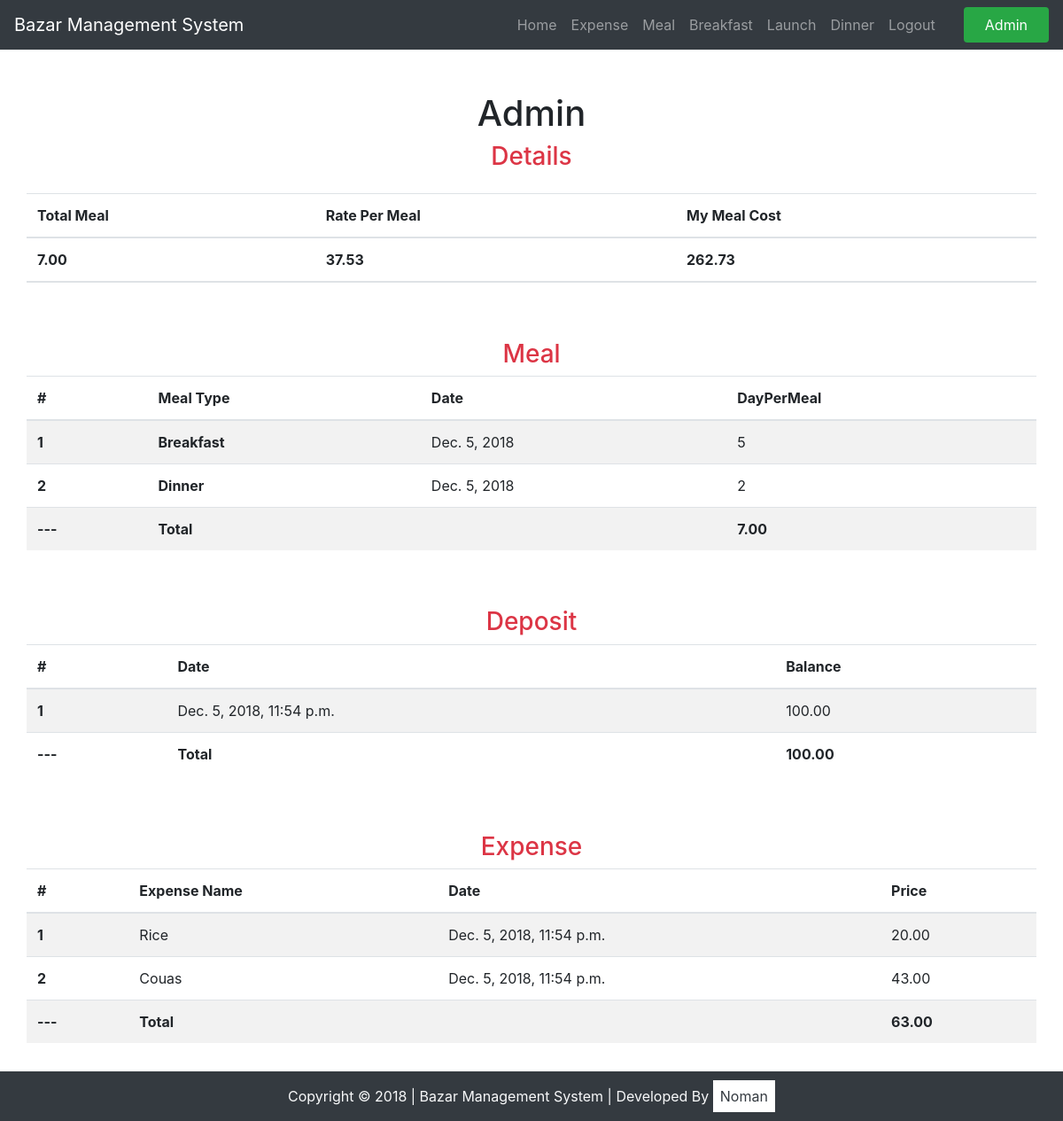
Page /dashbroad/admin (signed in) on the committed database.
### messApp/models.py (models this page shows, shortened)
class Meal(models.Model):
    member = models.ForeignKey(User, models.CASCADE)
    meal_type = models.CharField(max_length=20, choices=MEAL_TIME, blank=True, null=True)
    total = models.PositiveIntegerField()
    date = models.DateField(auto_now=False, auto_now_add=False, default=timezone.now)
    class Meta:
        verbose_name_plural = 'Meal'
        verbose_name = 'Meal By'

class Deposit(models.Model):
    member = models.ForeignKey(User, on_delete=models.CASCADE)
    total = models.DecimalField(decimal_places=2, max_digits=10)
    date = models.DateField(auto_now=False, auto_now_add=False, default=timezone.now)
    timestimp = models.DateTimeField(auto_now_add=True)

class Expense(models.Model):
    meal_type = models.CharField(max_length=20, choices=MEAL_TIME, blank=True, null=True, verbose_name="Expense Type")
    buyer = models.ForeignKey(User, on_delete=models.CASCADE)
    name = models.CharField(max_length=250, verbose_name="Item Name")
    price = models.DecimalField(decimal_places=2, max_digits=8)
    details = models.TextField(blank=True)
    date = models.DateField(auto_now=False, auto_now_add=False, default=timezone.now)
    timestimp = models.DateTimeField(auto_now=False, auto_now_add=True)
    active = models.BooleanField(default=True)
    objects = ExpenseManager()

### messApp/views.py (the view)
# urls.py: path('dashbroad/<username>', views.member_dashbroad, name="dash_broad"),
@login_required(login_url='account:login')
def member_dashbroad(request, username):
    template_name ='messapp/dashbroad.html'
    self_total_meal = Meal.objects.filter(date__month=current_month, date__year=current_year, member__username=username).aggregate(Sum('total'))['total__sum']
    total_expense = Expense.objects.filter(date__month=current_month, date__year=current_year).aggregate(Sum('price'))['price__sum']
    total_meal = Meal.objects.filter(date__month=current_month, date__year=current_year).aggregate(Sum('total'))['total__sum']
    print(request.user.username)
    self_expense_obj = Expense.objects.filter(date__month=current_month, date__year=current_year, buyer_id__username=username)
    self_expense_total = Expense.objects.filter(date__month=current_month, date__year=current_year, buyer_id__username=username).aggregate(Sum('price'))['price__sum']
    self_deposit_obj = Deposit.objects.filter(date__month=current_month, date__year=current_year,
                                              member__username=username)
    self_deposit_total = Deposit.objects.filter(date__month=current_month, date__year=current_year,
                                              member__username=username).aggregate(Sum('total'))['total__sum']
    self_meal_obj = Meal.objects.filter(date__month=current_month, date__year=current_year,
                                              member__username=username)
    self_meal_total = Meal.objects.filter(date__month=current_month, date__year=current_year,
                                              member__username=username).aggregate(Sum('total'))['total__sum']
    if total_expense and total_meal is not None:
        rate_per_meal = total_expense / total_meal
    else:
        rate_per_meal = 0
    if self_total_meal and rate_per_meal is not None:
        self_meal_cost = self_total_meal * rate_per_meal
    else:
        self_meal_cost = "Nothing"
    context = {
        "self_total_meal": self_total_meal,
        "self_meal_cost": self_meal_cost,
        "rate_per_meal": rate_per_meal,
        "self_expense_obj": self_expense_obj,
        'self_expense_total': self_expense_total,
        "self_deposit_obj": self_deposit_obj,
        "self_deposit_total": self_deposit_total,
        "self_meal_obj": self_meal_obj,
        "self_meal_total": self_meal_total
    }
    return render(request, template_name, context)

### messApp/models.py (called while the page is built)
    def get_queryset(self):
        return ExpenseQuerySet(self.model, using=self._db)

### messApp/templates/messapp/dashbroad.html (shortened to what this page needs)
{% extends 'base.html' %}
{% load static %}
    {% block content %}
    <section class="pt-5 pb-3">
        <div class="container">
            <div class="row justify-content-center">
                <h1>{{ request.user.username|title }}</h1>
            </div>
             <div class="row justify-content-center mb-5">
                <table class="table table-striped">
                    <h3 class="text-center text-danger mb-4">Details</h3>
                  <thead>
                    <tr>
                      <th scope="col">Total Meal</th>
                      <th scope="col">Rate Per Meal</th>
                      <th scope="col">My Meal Cost</th>
                    </tr>
                  <tr>
                      <th scope="col">{{ self_total_meal|floatformat:2 }}</th>
                      <th scope="col">{{ rate_per_meal|floatformat:2 }}</th>
                      <th scope="col">{{ self_meal_cost|floatformat:2 }}</th>
                    </tr>
                  </thead>
                </table>
            </div>
            <div class="row justify-content-center mb-5">
                <table class="table table-striped">
                    <h3 class="text-center text-danger">Meal</h3>
                  <thead>
                    <tr>
                      <th scope="col">#</th>
                      <th scope="col">Meal Type</th>
                      <th scope="col">Date</th>
                      <th scope="col">DayPerMeal</th>
                    </tr>
                  </thead>
                  <tbody>
                    {% for obj in self_meal_obj %}
                    <tr>
                      <th scope="row">{{ forloop.counter }}</th>
                      <th>{{ obj.meal_type|title }}</th>
                      <td>{{ obj.date }}</td>
                      <td>{{ obj.total }}</td>
                    </tr>
                    {% endfor %}
                     <tr>
                      <th scope="row">---</th>
                      <td><strong>Total</strong></td>
                      <td></td>
                      <td><strong>{{ self_meal_total|floatformat:2 }}</strong></td>
                    </tr>
                  </tbody>
                </table>
            </div>
            <div class="row justify-content-center mb-5">
                <table class="table table-striped">
                    <h3 class="text-center text-danger">Deposit</h3>
                  <thead>
                    <tr>
                      <th scope="col">#</th>
                      <th scope="col">Date</th>
                      <th scope="col">Balance</th>
                    </tr>
                  </thead>
                  <tbody>
                    {% for obj in self_deposit_obj %}
                    <tr>
                      <th scope="row">{{ forloop.counter }}</th>
                      <td>{{ obj.timestimp }}</td>
                      <td>{{ obj.total }}</td>
                    </tr>
                    {% endfor %}
                     <tr>
                      <th scope="row">---</th>
                      <td><strong>Total</strong></td>
                      <td><strong>{{ self_deposit_total|floatformat:2 }}</strong></td>
                    </tr>
                  </tbody>
                </table>
            </div>
            <div class="row justify-content-center">
                <table class="table table-striped">
                    <h3 class="text-center text-danger">Expense</h3>
                  <thead>
                    <tr>
                      <th scope="col">#</th>
                      <th scope="col">Expense Name</th>
                      <th scope="col">Date</th>
                      <th scope="col">Price</th>
                    </tr>
                  </thead>
                  <tbody>
                    {% for expense in self_expense_obj %}
                    <tr>
                      <th scope="row">{{ forloop.counter }}</th>
                      <td>{{ expense.name|title }}</td>
                      <td>{{ expense.timestimp }}</td>
                      <td>{{ expense.price }}</td>
                    </tr>
                    {% endfor %}
                     <tr>
                      <th scope="row">---</th>
                      <td><strong>Total</strong></td>
                      <td></td>
                      <td><strong>{{ self_expense_total|floatformat:2 }}</strong></td>
                    </tr>
                  </tbody>
                </table>
            </div>
        </div>
    </section>
    {% endblock %}

### templates/base.html (shortened to what this page needs)
<!doctype html>
<html lang="en">{% load static %}
  <head>
    <link rel="stylesheet" href="https://stackpath.bootstrapcdn.com/bootstrap/4.1.3/css/bootstrap.min.css">
  </head>
  <body>
    {% url "messapp:index" as index_url %}
    {% url "messapp:dash_broad" username=request.user as dashbroad_url %}
    {% url "messapp:expense" as expense_url %}
    {% url "messapp:breakfast" as breakfast_url %}
    {% url "messapp:launch" as launch_url %}
    {% url "messapp:dinner" as dinner_url %}
    {% url "messapp:meal" as meal_url %}
    {% url "messapp:balance" as balance_url %}
        <nav class="navbar navbar-expand-lg navbar-dark bg-dark">
          <a class="navbar-brand" href="{{ index_url }}">Bazar Management System</a>
          <div class="collapse navbar-collapse ml-auto" id="navbarSupportedContent">
            <ul class="navbar-nav ml-auto">
              <li class="nav-item {% if request.path == index_url %}active{% endif%}">
                <a class="nav-link" href="{{ index_url }}">Home <span class="sr-only">(current)</span></a>
              </li>
                <li class="nav-item {% if request.path == expense_url %}active{% endif%}">
                <a class="nav-link" href="{{ expense_url }}">Expense</a>
              </li>
              <li class="nav-item {% if request.path == meal_url %}active{% endif%}">
                <a class="nav-link" href="{{ meal_url }}">Meal</a>
              </li>
              <li class="nav-item {% if request.path == breakfast_url %}active{% endif%}">
                <a class="nav-link" href="{{ breakfast_url }}">Breakfast</a>
              </li>
              <li class="nav-item {% if request.path == launch_url %}active{% endif%}">
                <a class="nav-link" href="{{ launch_url }}">Launch</a>
              </li>
              <li class="nav-item {% if request.path == dinner_url %}active{% endif%}">
                <a class="nav-link" href="{{ dinner_url }}">Dinner</a>
              </li>
              {% if request.user.is_authenticated %}
                <li class="nav-item ">
                  <a class="nav-link" href="{% url 'account:logout' %}">Logout</a>
                </li>
                <li class="nav-item ml-4 {% if request.path == dashbroad_url %}active{% endif%}">
                  <a class="nav-link py-2 px-4 bg-success text-white rounded" href="{{ dashbroad_url }}">{{ request.user|title }}</a>
                </li>
              {% endif %}
            </ul>
          </div>
      </nav>
    {% block content %}
    {% endblock %}
    <footer class="bg-dark pt-3 pb-3">
      <div class="container">
        <div class="row">
              <p class="text-light mb-0 mx-auto">Copyright © 2018 | Bazar Management System | Developed By <span class="bg-white text-dark p-2">Noman</span></p>
        </div>
      </div>
    </footer>
  </body>
</html>

### rows in the picture
Meal: meal_type "Breakfast", date "Dec. 5, 2018", total "5"
Meal: meal_type "Dinner", date "Dec. 5, 2018", total "2"
Deposit: timestimp "Dec. 5, 2018, 11:54 p.m.", total "100.00"
Expense: name "Rice", timestimp "Dec. 5, 2018, 11:54 p.m.", price "20.00"
Expense: name "Couas", timestimp "Dec. 5, 2018, 11:54 p.m.", price "43.00"

### other values in the picture
{{ request.user|title }} "Admin"
{{ request.user.username|title }} "Admin"
{{ self_total_meal|floatformat:2 }} "7.00"
{{ rate_per_meal|floatformat:2 }} "37.53"
{{ self_meal_cost|floatformat:2 }} "262.73"
{{ self_meal_total|floatformat:2 }} "7.00"
{{ self_deposit_total|floatformat:2 }} "100.00"
{{ self_expense_total|floatformat:2 }} "63.00"
